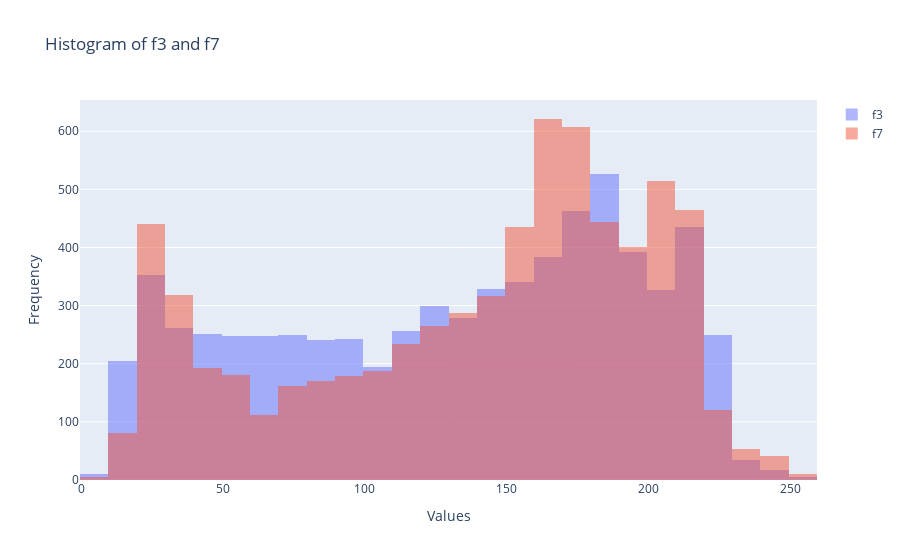

The notebook cell this image was saved under:
### Code cell
import plotly.graph_objects as go

# Data
f3 = df[7]
f7 = df[9]

# Create histogram traces
trace_f3 = go.Histogram(
    x=f3,
    name='f3',
    opacity=0.5,
    nbinsx=30
)
trace_f7 = go.Histogram(
    x=f7,
    name='f7',
    opacity=0.5,
    nbinsx=30
)

# Create layout
layout = go.Layout(
    title='Histogram of f3 and f7',
    xaxis=dict(title='Values'),
    yaxis=dict(title='Frequency'),
    barmode='overlay'
)

# Create figure
fig = go.Figure(data=[trace_f3, trace_f7], layout=layout)

# Display the figure
fig.show()

### Figure 1 — Plotly figure (JSON) as saved in the notebook; plotly's stock layout.template omitted (floating-point values rounded to 4 significant figures; data arrays with more than 128 entries replaced by an {"elided": "..."} marker saying what was removed)
{"data": [{"name": "f3", "nbinsx": 30, "opacity": 0.5, "type": "histogram", "x": {"elided": "6844 int values"}}, {"name": "f7", "nbinsx": 30, "opacity": 0.5, "type": "histogram", "x": {"elided": "6844 int values"}}], "layout": {"barmode": "overlay", "title": {"text": "Histogram of f3 and f7"}, "xaxis": {"title": {"text": "Values"}}, "yaxis": {"title": {"text": "Frequency"}}}}
